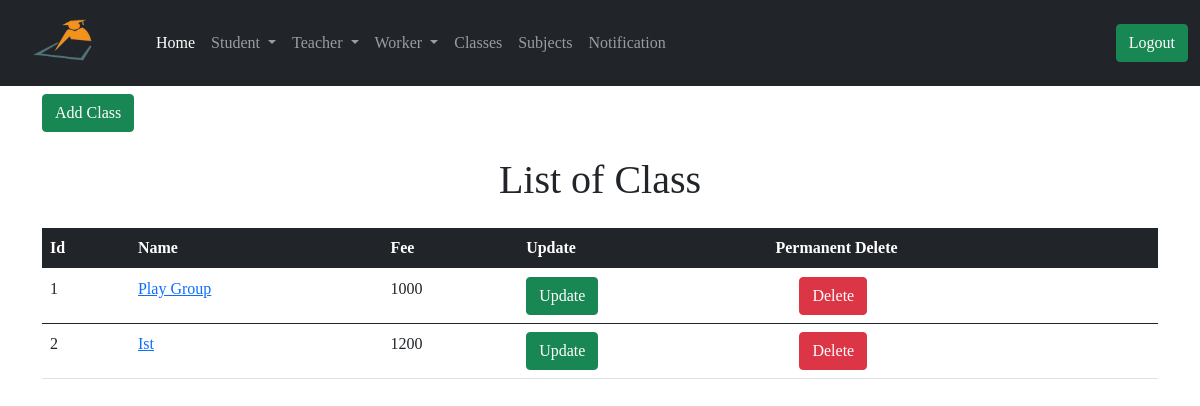
Page /administrator/list_of_class (signed in) on the committed database.
### app/models.py (models this page shows, shortened)
class Class(db.Model):
    id = db.Column(db.Integer, primary_key=True)
    cls_name = db.Column(db.String(64))
    cls_fee = db.Column(db.String(64))
    admin_id = db.Column(db.Integer, db.ForeignKey('user.id'))
    student = db.relationship('Student', backref='stdclass')
    leavestudent = db.relationship('LeaveStudent', backref='stdclass')
    uploadlecture = db.relationship('UploadLecture', backref='stdclass')
    teacher = db.relationship('Teacher', backref='stdclass')
    attendance = db.relationship('StudentAttendance', backref='stdclass')

### app/routes.py (the view)
@app.route('/administrator/list_of_class')
@login_required
def list_of_class():
    classes = Class.query.all()
    return render_template('administrator/list_of_class.html', classes=classes)

### app/models.py (called while the page is built)
@login.user_loader
def load_user(id):
    return User.query.get(int(id))

### app/routes.py (called while the page is built)
@app.before_request
def before_request():
    g.user = None
    if 'teacher_id' in session:
        user = Teacher.query.filter_by(id=session['teacher_id']).first()
        g.user = user

@app.before_request
def std_before_request():
    g.std_user = None
    if 'student_id' in session:
        std_user = Student.query.filter_by(id=session['student_id']).first()
        g.std_user = std_user

### app/templates/administrator/list_of_class.html (shortened to what this page needs)
{% extends 'administrator/base.html' %}
{% block content %}
<div class="container">
  <a href=" {{ url_for('add_class') }} ">
    <button type="submit" class="btn btn-success mt-2">Add Class</button>
  </a>
<h1 class="text-center mt-4">List of Class</h1>
<table class="table mt-4">
    <thead class="table-dark">
      <tr>
        <th scope="col">Id</th>
        <th scope="col">Name</th>
        <th scope="col">Fee</th>
        <th scope="col">Update</th>
        <th scope="col">Permanent Delete</th>
      </tr>
    </thead>
    {% for class in classes %}
    <tbody>
      <tr>
        <td> {{ class.id }}</td>
        <td><a href=" {{ url_for('class_wise_student', std_class=class.id)}} "> {{ class.cls_name }} </a></td>
        <td> {{ class.cls_fee }}</td>
        <td><a href=" {{ url_for('update_class', id=class.id) }} "><button type="submit" class="btn btn-success">Update</button></a></td>
        <td>
          <button type="button" class="btn btn-danger ms-4" data-bs-toggle="modal" data-bs-target="#exampleModal">
            Delete
          </button>
        </td>
      </tr>
    </tbody>
    {% endfor %}
  </table>
</div>
{% endblock %}

### app/templates/administrator/base.html (style rules this page uses)
body { font-family: 'Times New Roman', Times, serif; }

### rows in the picture
Class: id "1", cls_name "Play Group", cls_fee "1000"
Class: id "2", cls_name "Ist", cls_fee "1200"
